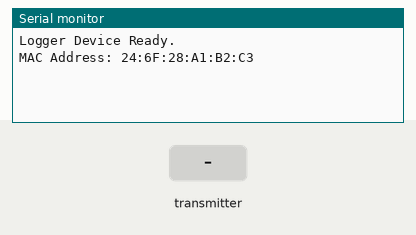
The sketch below on a simulated ESP32. Shown: the last lines printed to the serial monitor. The inputs (shaded band) are chosen by the test bench.

Above: at 1.2 s.
1.3 s: the transmitter starts sending msgType = 0
At 1.66 s:
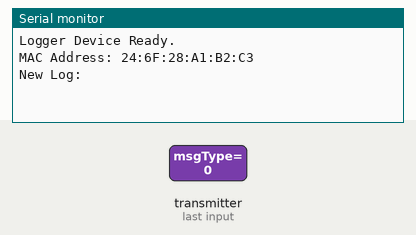
3.3 s: the transmitter starts sending msgType = 1
At 3.66 s:
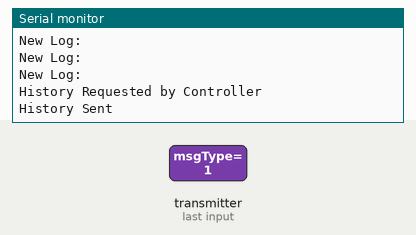

The sketch:

esp_log.ino
```cpp
#include <WiFi.h>
#include <esp_now.h>

String logHistory = "";
int logCount = 0;

// Structure for communication
typedef struct struct_message {
  int msgType; // 0 = Log, 1 = Request History, 2 = History Response
  char payload[200];
} struct_message;

struct_message incomingData;
struct_message outgoingData;
esp_now_peer_info_t peerInfo;

void OnDataRecv(const esp_now_recv_info_t * info, const uint8_t *incomingDataPtr, int len) {

  // Extract MAC address from the new info structure
  const uint8_t * mac = info->src_addr;

  memcpy(&incomingData, incomingDataPtr, sizeof(incomingData));

  // LOG RECEIVED
  if (incomingData.msgType == 0) {
    String newLog = String(incomingData.payload);
    Serial.println("New Log: " + newLog);

    // Append to history
    logHistory = newLog + "\n" + logHistory;

    if (logHistory.length() > 1000) {
      logHistory = logHistory.substring(0, 1000);
    }
  }

  // HISTORY REQUEST RECEIVED
  else if (incomingData.msgType == 1) {
    Serial.println("History Requested by Controller");

    outgoingData.msgType = 2; // Response type

    String safePayload = logHistory.substring(0, 190);
    safePayload.toCharArray(outgoingData.payload, 200);

    // Register the sender as a peer dynamically to reply
    if (!esp_now_is_peer_exist(mac)) {
      memcpy(peerInfo.peer_addr, mac, 6);
      peerInfo.channel = 0;
      peerInfo.encrypt = false;
      esp_now_add_peer(&peerInfo);
    }

    esp_now_send(mac, (uint8_t *) &outgoingData, sizeof(outgoingData));
    Serial.println("History Sent");
  }
}

void setup() {
  Serial.begin(115200);

  WiFi.mode(WIFI_STA);

  if (esp_now_init() != ESP_OK) {
    Serial.println("Error initializing ESP-NOW");
    return;
  }

  esp_now_register_recv_cb(OnDataRecv);

  Serial.println("Logger Device Ready.");
  Serial.print("MAC Address: ");
  Serial.println(WiFi.macAddress());
}

void loop() {
  delay(1000);
}
```

Measured:
- after the input at 1.3 s, the serial monitor: prints a new line after 0.05 s (image 1)
- after the input at 3.3 s, the serial monitor: prints a new line after 0.05 s (image 2)
